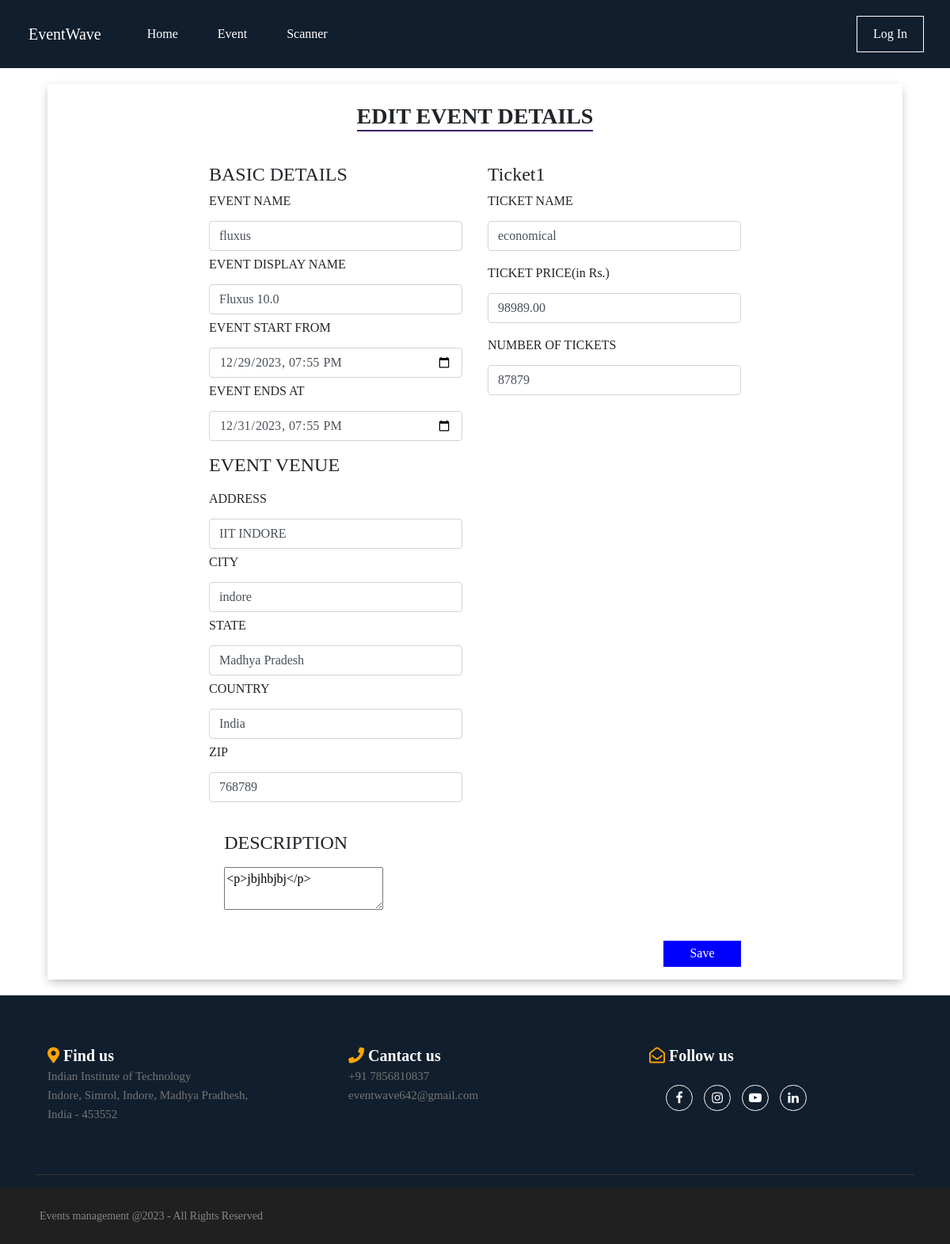
The page /organizerDashboard/edit/fluxus7 on the database its author committed.
### organizer/models.py (models this page shows, shortened)
class Eventdetails(models.Model):
    eventOrganizer = models.ForeignKey(Organizer,on_delete=models.CASCADE,default=True)
    eventName = models.CharField(max_length=100)
    eventDisplay = models.CharField(max_length=100)
    eventStartDate = models.DateTimeField()
    eventEndDate = models.DateTimeField()
    eventAddress = models.CharField( max_length=50)
    eventCity = models.CharField( max_length=50)
    eventState = models.CharField( max_length=50)
    eventCountry = models.CharField( max_length=50)
    eventZip = models.IntegerField()
    eventDescription = models.CharField(max_length=3000)
    eventImage = models.ImageField(upload_to='images/')
    galleryImage1=models.ImageField(upload_to='images/',default='images/1.jpg')
    galleryImage2=models.ImageField(upload_to='images/',default='images/1.jpg')
    galleryImage3=models.ImageField(upload_to='images/',default='images/1.jpg')
    eventsecreteCode = models.CharField(max_length=200,default=True)

class Ticket(models.Model):
    event = models.ForeignKey(Eventdetails, on_delete=models.CASCADE)
    ticketname = models.CharField(max_length=50)
    ticketprice = models.DecimalField(max_digits=8, decimal_places=2)
    ticketCount = models.PositiveIntegerField()
    bookedTicket = models.PositiveIntegerField(default=0)

### organizer/views.py (the view)
# urls.py: path('organizerDashboard/edit/<str:slug>',views.Retrieve,name='Retrieve'),
def Retrieve(request,slug):
    string = slug
    filter_id =""
    filter_name=""
    for char in string :
        if char.isdigit():
            filter_id+=char
        else:
            filter_name+=char
    currentEvent = Eventdetails.objects.filter(id=int(filter_id),eventName=filter_name)
    currentEventTicket =Ticket.objects.filter(event=currentEvent[0] )
    currentEventSet={'currentEvent':currentEvent,'currentEventTicket':currentEventTicket}
    if currentEvent :
        return render(request,"update.html",currentEventSet)
    else:
        return render(request,'pagenotfound.html')

### templates/update.html (shortened to what this page needs)
{% extends 'base.html' %}
{% block link %}
    <link href="https://cdn.jsdelivr.net/npm/bootstrap@5.3.0/dist/css/bootstrap.min.css" rel="stylesheet"integrity="sha384-9ndCyUaIbzAi2FUVXJi0CjmCapSmO7SnpJef0486qhLnuZ2cdeRhO02iuK6FUUVM">
{% endblock link %}
{% block body %}
<div class="event-form-fillup-edit" id="content">
    <h3 class="my-4" style="font-weight:bold;border-bottom:2px solid rgb(61, 21, 101);">EDIT EVENT DETAILS</h3>
    {% for event in currentEvent %}
    <form action="/update" method="post" enctype="multipart/form-data">
        <div class="event-detail-form-fillup-edit">
            <div class="mx-3 my-3" style="float: left;width: 320px;margin-right: 30px;">
                <h4>BASIC DETAILS</h4>
                <label for="event-name" class="form-label">EVENT NAME</label>
                <input type="text" class="form-control" id="event-name" name="event_name" value="{{event.eventName}}">
                <label for="event-display-name" class="form-label">EVENT DISPLAY NAME</label>
                <input type="text" class="form-control" id="event-display-name" name="event_dispaly_name"  value="{{event.eventDisplay}}">
                <label for="event-start-date" class="form-label">EVENT START FROM</label>
                <input type="datetime-local" class="form-control" id="event-start-date" name="event_start_date" value="{{event.eventStartDate|date:"Y-m-d H:i"}}">
                <label for="event-end-date" class="form-label">EVENT ENDS AT</label>
                <input type="datetime-local" class="form-control" id="event-end-date" name="event_end_date" value="{{event.eventEndDate|date:"Y-m-d H:i"}}">
                <h4 class="my-3">EVENT VENUE</h4>
                <label for="event-address" class="form-label">ADDRESS</label>
                <input type="text" class="form-control" id="event-address" name="event_address" value="{{event.eventAddress}}">
                <label for="event-city" class="form-label">CITY</label>
                <input type="text" class="form-control" id="event-city" name="event_city" value="{{event.eventCity}}">
                <label for="event-state" class="form-label">STATE</label>
                <input type="text" class="form-control"  id="event-state" name="event_state" value="{{event.eventState}}">
                <label for="event-country" class="form-label">COUNTRY</label>
                <input type="text" class="form-control"  id="event-country" name="event_country" value="{{event.eventCountry}}">
                <label for="event-zipcode" class="form-label">ZIP</label>
                <input type="number" class="form-control" id="event-zipcode" name="event_zipcode" value="{{event.eventZip}}">
            </div>
            <div class="mx-3 my-3" style="width: 320px;margin-left: 30px;">
                <div id="tickets-container">
                    {% for ticket in currentEventTicket %}
                    <h4>Ticket{{forloop.counter}} </h4>
                    <div class="ticket-form">
                        <div class="form-group">
                            <label for="name">TICKET NAME</label>
                            <input type="text" class="form-control" id="name{{ticket.id}}" name="name{{ticket.id}}"
                                placeholder="Enter ticket name" value="{{ticket.ticketname}}">
                        </div>
                        <div class="form-group">
                            <label for="price">TICKET PRICE(in Rs.)</label>
                            <input type="number" class="form-control" id="price{{ticket.id}}" name="price{{ticket.id}}"
                                placeholder="Enter ticket price"value="{{ticket.ticketprice}}">
                        </div>
                        <div class="form-group">
                            <label for="quantity">NUMBER OF TICKETS</label>
                            <input type="number" class="form-control" id="quantity{{ticket.id}}" name="quantity{{ticket.id}}"
                                placeholder="Enter quantity" value="{{ticket.ticketCount}}">
                        </div>
                    </div>
                    {% endfor %}
                </div>
            </div>
        </div>
        <div class="textarea-for-description my-3">
            <h4 class="my-3">DESCRIPTION</h4>
            <textarea id="myTextarea" name="event-description" >{{event.eventDescription}}</textarea>
        </div>
        <button type="submit" style="margin:15px;background:blue;float:right"class="submit-form" >Save</button>
    </form>
    {%endfor%}
</div>
 {% endblock %}

### rows shown on the page
Eventdetails: event_name "fluxus", event_dispaly_name "Fluxus 10.0", event_start_date "12/29/2023 19:55", event_end_date "12/31/2023 19:55", event_address "IIT INDORE", event_city "indore", event_state "Madhya Pradesh", event_country "India", event_zipcode "768789", event-description "<p>jbjhbjbj</p>"
Ticket: ticketname "economical", ticketCount "87879"
